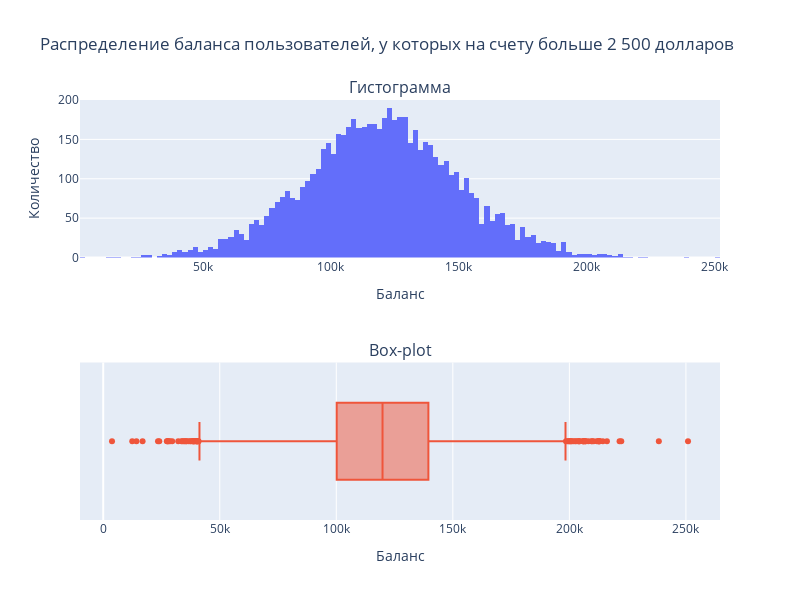

Notebook source saved alongside this figure:
### Markdown cell above
9.2. Постройте график, показывающий распределение баланса пользователей, у которых на счету больше 2 500 долларов. Опишите распределение и сделайте выводы.

### Code cell
fig = make_subplots(rows=2, cols=1, subplot_titles=("Гистограмма", "Box-plot"))
mask = churn_data['Balance'] > 2500

fig.add_trace(go.Histogram(x=churn_data[mask]['Balance']), 1, 1)

fig.add_trace(go.Box(x=churn_data[mask]['Balance'], name = ' '),  2, 1)


fig.update_layout(width = 800, height  = 600)

fig.update_layout(title="Распределение баланса пользователей, у которых на счету больше 2 500 долларов")
fig.update_xaxes(title='Баланс', col=1, row=1)
fig.update_xaxes(title='Баланс', col=1, row=2)
fig.update_yaxes(title='Количество', col=1, row=1)
#fig.update_yaxes(title='Количество', col=1, row=2)
fig.update_layout(legend=None, showlegend=False,)

fig.show()

churn_data[mask]['Balance'].describe()

### Figure 1 — Plotly figure (JSON) as saved in the notebook; plotly's stock layout.template omitted (floating-point values rounded to 4 significant figures; data arrays with more than 128 entries replaced by an {"elided": "..."} marker saying what was removed)
{"data": [{"type": "histogram", "x": {"elided": "6383 float values"}, "xaxis": "x", "yaxis": "y"}, {"name": " ", "type": "box", "x": {"elided": "6383 float values"}, "xaxis": "x2", "yaxis": "y2"}], "layout": {"annotations": [{"font": {"size": 16}, "showarrow": false, "text": "Гистограмма", "x": 0.5, "xanchor": "center", "xref": "paper", "y": 1, "yanchor": "bottom", "yref": "paper"}, {"font": {"size": 16}, "showarrow": false, "text": "Box-plot", "x": 0.5, "xanchor": "center", "xref": "paper", "y": 0.375, "yanchor": "bottom", "yref": "paper"}], "height": 600, "legend": {}, "showlegend": false, "title": {"text": "Распределение баланса пользователей, у которых на счету больше 2 500 долларов"}, "width": 800, "xaxis": {"anchor": "y", "domain": [0, 1], "title": {"text": "Баланс"}}, "xaxis2": {"anchor": "y2", "domain": [0, 1], "title": {"text": "Баланс"}}, "yaxis": {"anchor": "x", "domain": [0.625, 1], "title": {"text": "Количество"}}, "yaxis2": {"anchor": "x2", "domain": [0, 0.375]}}}
